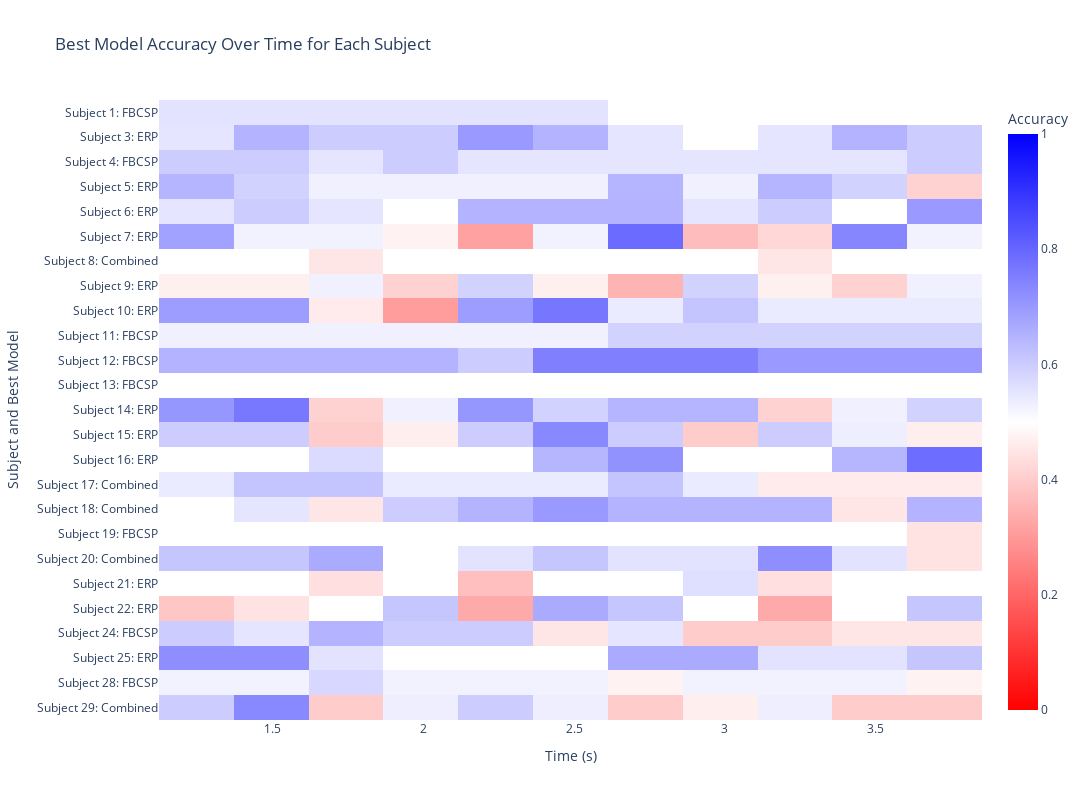

Here is the notebook cell this chart was saved with:
### Code cell
import pandas as pd
import plotly.graph_objects as go
import numpy as np
import warnings

# Suppress the UserWarning from Plotly
warnings.filterwarnings('ignore', category=UserWarning, module='plotly.graph_objects')

# Prepare data for plotting
plot_data = {}
for subject, results in all_online_MO_results.items():
    if not results:
        continue
    
    # Calculate mean accuracy for each model across all time points
    fbcsp_mean = np.mean(results['fbcsp_accuracies'])
    erp_mean = np.mean(results['erp_accuracies'])
    combined_mean = np.mean(results['combined_accuracies'])
    
    # Find the best model based on mean accuracy
    means = {'FBCSP': fbcsp_mean, 'ERP': erp_mean, 'Combined': combined_mean}
    best_model_name = max(means, key=means.get)
    
    # Store the accuracies of the best model and the model name
    plot_data[subject] = {
        'model_name': best_model_name,
        'accuracies': results[f'{best_model_name.lower()}_accuracies']
    }

# Create a DataFrame for easy plotting
x_times = all_online_MO_results['1']['times']
y_subjects = []
z_accuracies = []
custom_data = []

for subject, data in plot_data.items():
    y_subjects.append(f"Subject {subject}: {data['model_name']}")
    z_accuracies.append(data['accuracies'])

# Create the heatmap
fig = go.Figure(data=go.Heatmap(
    x=x_times,
    y=y_subjects,
    z=z_accuracies,
    colorscale=[[0.0, 'red'], [0.5, 'white'], [1.0, 'blue']],
    zmin=0,
    zmax=1,
    colorbar=dict(title="Accuracy")
))

# Set layout titles and labels
fig.update_layout(
    height=800,
    width=1200,
    title='Best Model Accuracy Over Time for Each Subject',
    xaxis_title='Time (s)',
    yaxis_title='Subject and Best Model',
    yaxis_autorange='reversed',
    xaxis_tickmode='linear',
    xaxis_dtick=0.5
)

fig.show()

### Figure 1 — Plotly figure (JSON) as saved in the notebook; plotly's stock layout.template omitted (floating-point values rounded to 4 significant figures; data arrays with more than 128 entries replaced by an {"elided": "..."} marker saying what was removed)
{"data": [{"colorbar": {"title": {"text": "Accuracy"}}, "colorscale": [[0, "red"], [0.5, "white"], [1, "blue"]], "type": "heatmap", "x": [1.248, 1.496, 1.744, 1.992, 2.24, 2.488, 2.736, 2.984, 3.232, 3.48, 3.728], "y": ["Subject 1: FBCSP", "Subject 3: ERP", "Subject 4: FBCSP", "Subject 5: ERP", "Subject 6: ERP", "Subject 7: ERP", "Subject 8: Combined", "Subject 9: ERP", "Subject 10: ERP", "Subject 11: FBCSP", "Subject 12: FBCSP", "Subject 13: FBCSP", "Subject 14: ERP", "Subject 15: ERP", "Subject 16: ERP", "Subject 17: Combined", "Subject 18: Combined", "Subject 19: FBCSP", "Subject 20: Combined", "Subject 21: ERP", "Subject 22: ERP", "Subject 24: FBCSP", "Subject 25: ERP", "Subject 28: FBCSP", "Subject 29: Combined"], "z": {"elided": "25x11 float values"}, "zmax": 1, "zmin": 0}], "layout": {"height": 800, "title": {"text": "Best Model Accuracy Over Time for Each Subject"}, "width": 1200, "xaxis": {"dtick": 0.5, "tickmode": "linear", "title": {"text": "Time (s)"}}, "yaxis": {"autorange": "reversed", "title": {"text": "Subject and Best Model"}}}}
